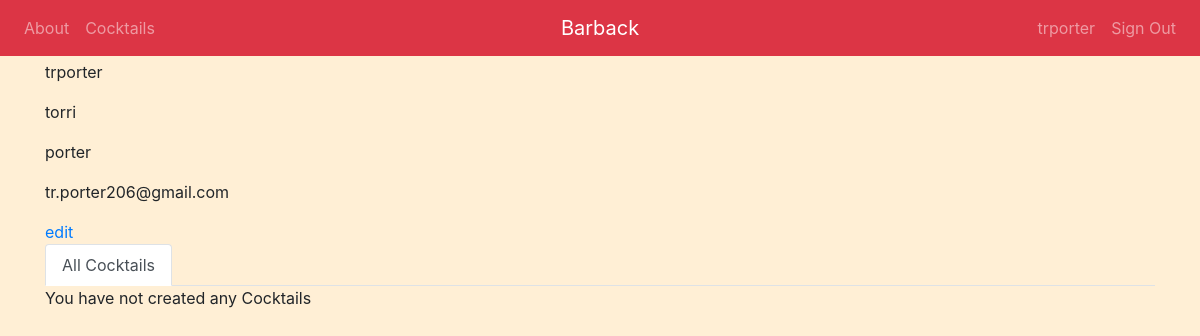
The app's page /barback/profile/ (signed in) with its own data.
### barback/models.py (models this page shows)
class User(AbstractUser):
    pass

### barback/views.py (the view)
# urls.py: path('profile/', views.ProfileView.as_view(), name='profile'),
class ProfileView(generic.ListView):
    template_name = 'barback/profile.html'
    context_object_name = 'user_cocktails'
    def get_queryset(self):
        return Cocktail.objects.filter(user=self.request.user).order_by('-pub_date')

### barback/templates/barback/profile.html (shortened to what this page needs)
{% extends 'base.html' %}
{% load static %}
{% block body %}
<div class="container">
  <body>
    <p>{{user}}</p>
    <p>{{user.first_name}}</p>
    <p>{{user.last_name}}</p>
    <p>{{user.email}}</p>
    <a href="{% url 'barback:edit_profile' %}">edit</a>
    <ul class="nav nav-tabs">
      <li class='nav-item'>
        <a class="nav-link active" id="all-tab" data-toggle="tab" href="#all"
           role="tab" aria-controls="all" aria-selected="true">
           All Cocktails
        </a>
      </li>
    </ul>
    <div class="tab-content" id="myTabContent">
      <div class="tab-pane fade show active" id="all" role="tabpanel" aria-labelledby="all-tab">
        {% if user_cocktails %}
          {% for cocktail in user_cocktails %}
            <div class="col-sm-12 col-md-6 col-lg-4 col-xl-3 recipe" id="{{ cocktail.cocktail_name }}">
              <div class="card">
                <img src="{{ cocktail.cocktail_image.url }}" class="card-img-top"
                     height="185" width="278">
                <div class="card-body">
                  <a href="{% url 'barback:detail' cocktail.id %}">
                    <h5 class="card-title text-center">{{ cocktail.cocktail_name }}</h5>
                  </a>
                  <p class="card-text text-center">{{ cocktail.cocktail_info }}</p>
                </div>
              </div>
            </div>
         {% endfor %}
        {% else %}
          <p>You have not created any Cocktails</p>
        {% endif %}
      </div>
  </body>
</div>
{% endblock %}

### barback/templates/base.html (shortened to what this page needs)
<!DOCTYPE html>
<html>
  <head>
    {% load static %}
    <link rel="stylesheet" href="https://stackpath.bootstrapcdn.com/bootstrap/4.3.1/css/bootstrap.min.css">
  </head>
  <body>
    <nav class="navbar fixed-top navbar-expand-md navbar-dark bg-danger">
        <div class="navbar-collapse collapse w-100 order-1 order-md-0 dual-collapse2">
            <ul class="navbar-nav mr-auto">
                <li class="nav-item">
                    <a class="nav-link" href="{% url 'barback:about' %}">About</a>
                </li>
                <li class="nav-item">
                    <a class="nav-link" href="{% url 'barback:index' %}">Cocktails</a>
                </li>
            </ul>
        </div>
        <div class="mx-auto order-0">
            <a class="navbar-brand mx-auto" href="{% url 'barback:index' %}">Barback</a>
        </div>
        <div class="navbar-collapse collapse w-100 order-3 dual-collapse2">
            <ul class="navbar-nav ml-auto">
              {% if request.user.is_authenticated %}
              <li class="nav-item">
                  <a class="nav-link" href="{% url 'barback:profile' %}">{{ request.user.username }}</a>
              </li>
                <li class="nav-item">
                    <a class="nav-link" href="{% url 'barback:logout' %}">Sign Out</a>
                </li>
              {% endif %}
            </ul>
        </div>
    </nav>
    <link rel="stylesheet" href="{% static 'barback/css/style.css' %}">
    {%block body%}
    {% endblock %}
  </body>
</html>

### barback/static/barback/css/style.css (style rules this page uses)
body { background-color: #FFEFD5; margin-top: 60px; }
.container { width: 100%; }
* { box-sizing: border-box; }

### records on screen
User: user.username "trporter", username "trporter", first_name "torri", last_name "porter", email "tr.porter206@gmail.com"
